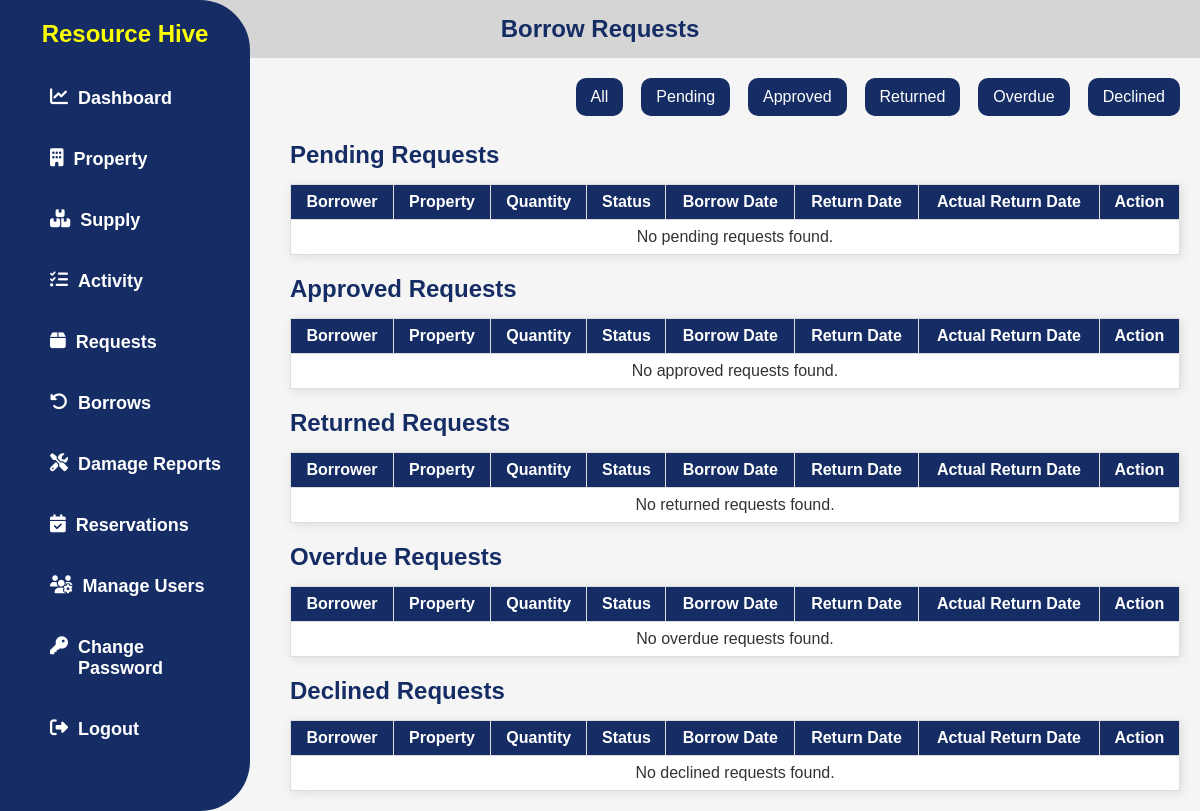
Before: /my-borrow-requests/ (signed in) with the older database file.
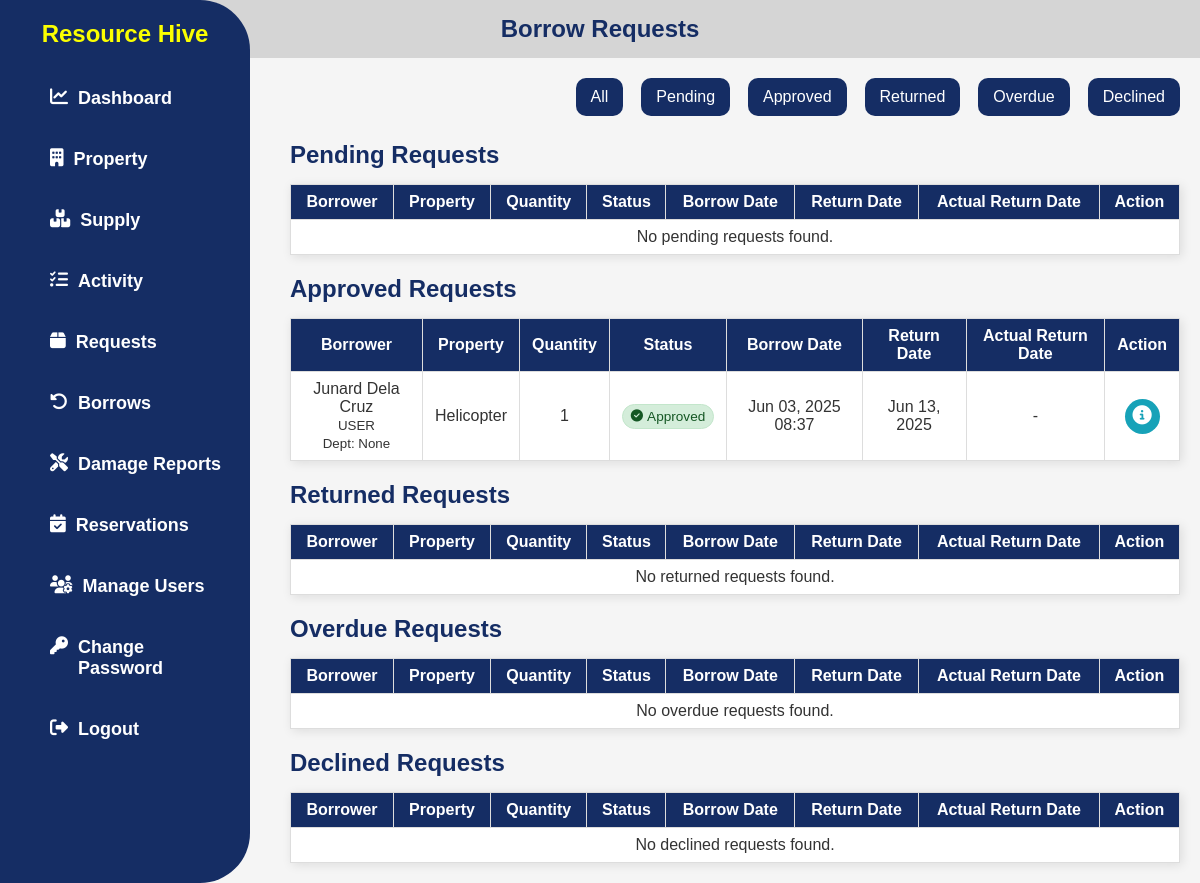
After: the same page with the newer database file.
### app/models.py (models this page shows, shortened)
class BorrowRequest(models.Model):
    STATUS_CHOICES = [
        ('pending', 'Pending'),
        ('approved', 'Approved'),
        ('returned', 'Returned'),
        ('overdue', 'Overdue'),
        ('declined', 'Declined'),
    ]
    user = models.ForeignKey(User, on_delete=models.CASCADE)
    property = models.ForeignKey(Property, on_delete=models.CASCADE)
    quantity = models.PositiveIntegerField()
    status = models.CharField(max_length=20, choices=STATUS_CHOICES, default='pending')
    remarks = models.TextField(blank=True, null=True)
    borrow_date = models.DateTimeField(auto_now_add=True)
    return_date = models.DateField()
    actual_return_date = models.DateField(null=True, blank=True)
    purpose = models.TextField()
    @classmethod
    def check_overdue_items(cls):
        today = timezone.now().date()
        overdue_requests = cls.objects.filter(
            status='approved',
            return_date__lt=today
        )
        for request in overdue_requests:
            request.status = 'overdue'
            request.save()

class UserProfile(models.Model):
    user = models.OneToOneField(User, on_delete=models.CASCADE)
    ROLE_CHOICES = [
        ('ADMIN', 'ADMIN'),
        ('USER', 'USER'),
    ]
    role = models.CharField(max_length=20, choices=ROLE_CHOICES)
    department = models.ForeignKey(Department, on_delete=models.SET_NULL, null=True, blank=True)
    phone = models.CharField(max_length=20, blank=True, null=True)

class Property(models.Model):
    CONDITION_CHOICES = [
        ('In good condition', 'In good condition'),
        ('Needing repair', 'Needing repair'),
        ('Unserviceable', 'Unserviceable'),
        ('Obsolete', 'Obsolete'),
        ('No longer needed', 'No longer needed'),
        ('Not used since purchased', 'Not used since purchased'),
    ]
    AVAILABILITY_CHOICES = [
        ('available', 'Available'),
        ('not_available', 'Not Available'),
    ]
    property_number = models.CharField(max_length=100, unique=True, null=True, blank=True)
    property_name = models.CharField(max_length=100)
    category = models.ForeignKey(PropertyCategory, on_delete=models.SET_NULL, null=True, blank=True)
    description = models.TextField(null=True, blank=True)
    barcode = models.CharField(max_length=150, unique=True, null=True, blank=True)
    unit_of_measure = models.CharField(max_length=50, null=True, blank=True)
    unit_value = models.DecimalField(
        max_digits=10, decimal_places=2,
        blank=True, null=True,
        validators=[MinValueValidator(0)]
    )
    overall_quantity = models.PositiveIntegerField(validators=[MinValueValidator(0)], default=0)
    quantity = models.PositiveIntegerField(validators=[MinValueValidator(0)], default=0)
    location = models.CharField(max_length=255, null=True, blank=True)
    condition = models.CharField(max_length=100, choices=CONDITION_CHOICES, default='In good condition')
    availability = models.CharField(max_length=20, choices=AVAILABILITY_CHOICES, default='available')

### app/views.py (the view)
# urls.py: path('my-borrow-requests/', UserBorrowRequestListView.as_view(), name='user_borrow_requests'),
class UserBorrowRequestListView(PermissionRequiredMixin, ListView):
    model = BorrowRequest
    template_name = 'app/borrow.html'
    permission_required = 'app.view_admin_module'
    context_object_name = 'borrow_requests'
    paginate_by = 10
    def get_queryset(self):
        BorrowRequest.check_overdue_items()
        return BorrowRequest.objects \
            .select_related('user', 'user__userprofile', 'property') \
            .order_by('-borrow_date')
    def get_context_data(self, **kwargs):
        context = super().get_context_data(**kwargs)
        all_requests = self.get_queryset()
        context['pending_requests'] = all_requests.filter(status='pending')
        context['approved_requests'] = all_requests.filter(status='approved')
        context['returned_requests'] = all_requests.filter(status='returned')
        context['overdue_requests'] = all_requests.filter(status='overdue')
        context['declined_requests'] = all_requests.filter(status='declined')
        return context

### app/templates/app/borrow.html (shortened to what the changed rows need)
{% load static %}
<!DOCTYPE html>
<html lang="en">
<head>
  <link rel="stylesheet" href="{% static 'css/style.css' %}" />
  <link rel="stylesheet" href="https://cdnjs.cloudflare.com/ajax/libs/font-awesome/6.4.2/css/all.min.css" />
</head>
<body>
  {% include 'app/navbar.html' %}
  <div class="parent">
    <div class="div1">
      <h2>Borrow Requests</h2>
    </div>
    <main class="content">
      <div class="status-table" data-status="pending">
        <table>
          <thead>
            <tr>
              <th>Borrower</th>
              <th>Property</th>
              <th>Quantity</th>
              <th>Status</th>
              <th>Borrow Date</th>
              <th>Return Date</th>
              <th>Actual Return Date</th>
              <th>Action</th>
            </tr>
          </thead>
        </table>
      </div>
      <div class="status-table" data-status="approved">
        <table>
          <thead>
            <tr>
              <th>Borrower</th>
              <th>Property</th>
              <th>Quantity</th>
              <th>Status</th>
              <th>Borrow Date</th>
              <th>Return Date</th>
              <th>Actual Return Date</th>
              <th>Action</th>
            </tr>
          </thead>
          <tbody>
            {% for request in approved_requests %}
            <tr>
              <td>
                {% with request.user.first_name as first_name %}
                {% with request.user.last_name as last_name %}
                  {% if first_name or last_name %}
                    {{ first_name }} {{ last_name }}
                  {% else %}
                    {{ request.user.username }}
                  {% endif %}
                {% endwith %}
                {% endwith %}
                <br/>
                <small>{{ request.user.userprofile.get_role_display }}<br/>Dept: {{ request.user.userprofile.department }}</small>
              </td>
              <td>{{ request.property.property_name }}</td>
              <td>{{ request.quantity }}</td>
              <td>
                <span class="status-badge status-{{ request.status|lower|cut:' ' }}">
                  {% if request.status == 'pending' %}
                    <i class="fas fa-clock"></i>
                  {% elif request.status == 'approved' %}
                    <i class="fas fa-check-circle"></i>
                  {% elif request.status == 'returned' %}
                    <i class="fas fa-undo"></i>
                  {% elif request.status == 'overdue' %}
                    <i class="fas fa-exclamation-circle"></i>
                  {% elif request.status == 'declined' %}
                    <i class="fas fa-times-circle"></i>
                  {% endif %}
                  {{ request.get_status_display }}
                </span>
              </td>
              <td>{{ request.borrow_date|date:"M d, Y H:i" }}</td>
              <td>{{ request.return_date|date:"M d, Y" }}</td>
              <td>{% if request.actual_return_date %}{{ request.actual_return_date|date:"M d, Y" }}{% else %}-{% endif %}</td>
              <td>
                <a href="{% url 'borrow_request_details' request.id %}" class="details-btn" title="View Details">
                  <i class="fas fa-info-circle"></i>
                </a>
              </td>
            </tr>
            {% empty %}
            <tr><td colspan="8">No approved requests found.</td></tr>
            {% endfor %}
          </tbody>
        </table>
      </div>
      <div class="status-table" data-status="returned">
        <table>
          <thead>
            <tr>
              <th>Borrower</th>
              <th>Property</th>
              <th>Quantity</th>
              <th>Status</th>
              <th>Borrow Date</th>
              <th>Return Date</th>
              <th>Actual Return Date</th>
              <th>Action</th>
            </tr>
          </thead>
        </table>
      </div>
      <div class="status-table" data-status="overdue">
        <table>
          <thead>
            <tr>
              <th>Borrower</th>
              <th>Property</th>
              <th>Quantity</th>
              <th>Status</th>
              <th>Borrow Date</th>
              <th>Return Date</th>
              <th>Actual Return Date</th>
              <th>Action</th>
            </tr>
          </thead>
        </table>
      </div>
      <div class="status-table" data-status="declined">
        <table>
          <thead>
            <tr>
              <th>Borrower</th>
              <th>Property</th>
              <th>Quantity</th>
              <th>Status</th>
              <th>Borrow Date</th>
              <th>Return Date</th>
              <th>Actual Return Date</th>
              <th>Action</th>
            </tr>
          </thead>
        </table>
      </div>
    </main>
  </div>
</body>
</html>

Changed rows visible on the page:
added BorrowRequest: user.first_name "Junard", user.last_name "Dela Cruz", user.userprofile.role "USER", user.userprofile.department "None", property.property_name "Helicopter", quantity "1", status "Approved", borrow_date "Jun 03, 2025 08:37", return_date "Jun 13, 2025"
Other visible differences:
text no longer shown: "No approved requests found."
